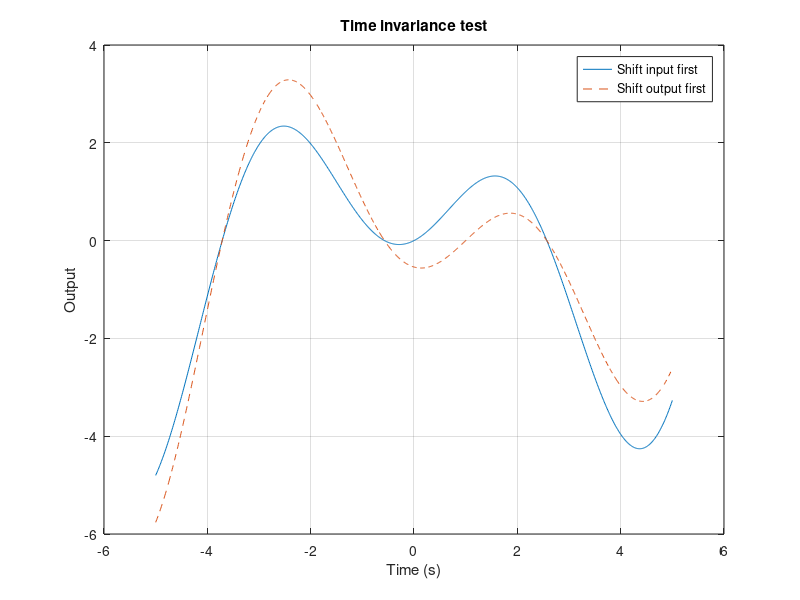

Reproduce this figure in MATLAB.
clear; clc; close all;
t = -5:0.01:5;
t0 = 1;
x = cos(t);
y = t.*x;
y1 = t.*cos(t-t0);
y2 = (t-t0).*cos(t-t0);
figure;
plot(t,y1,t,y2,'--'); grid on;
xlabel('Time (s)'); ylabel('Output');
legend('Shift input first','Shift output first');
title('Time invariance test');
fprintf('Maximum difference = %.6f\n',max(abs(y1-y2)));
print(gcf,'M5_Time_Invariance','-dpng','-r300');
